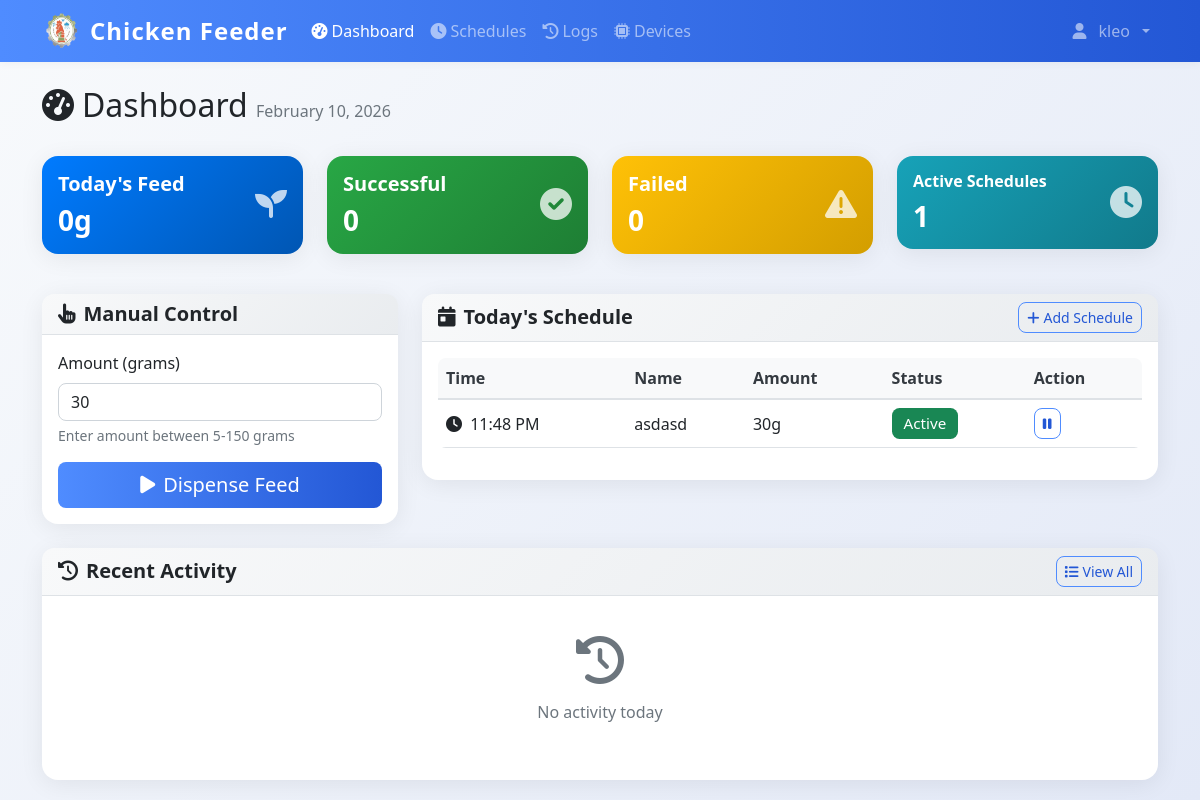
/dashboard (signed in), run on an earlier commit of the app's database.
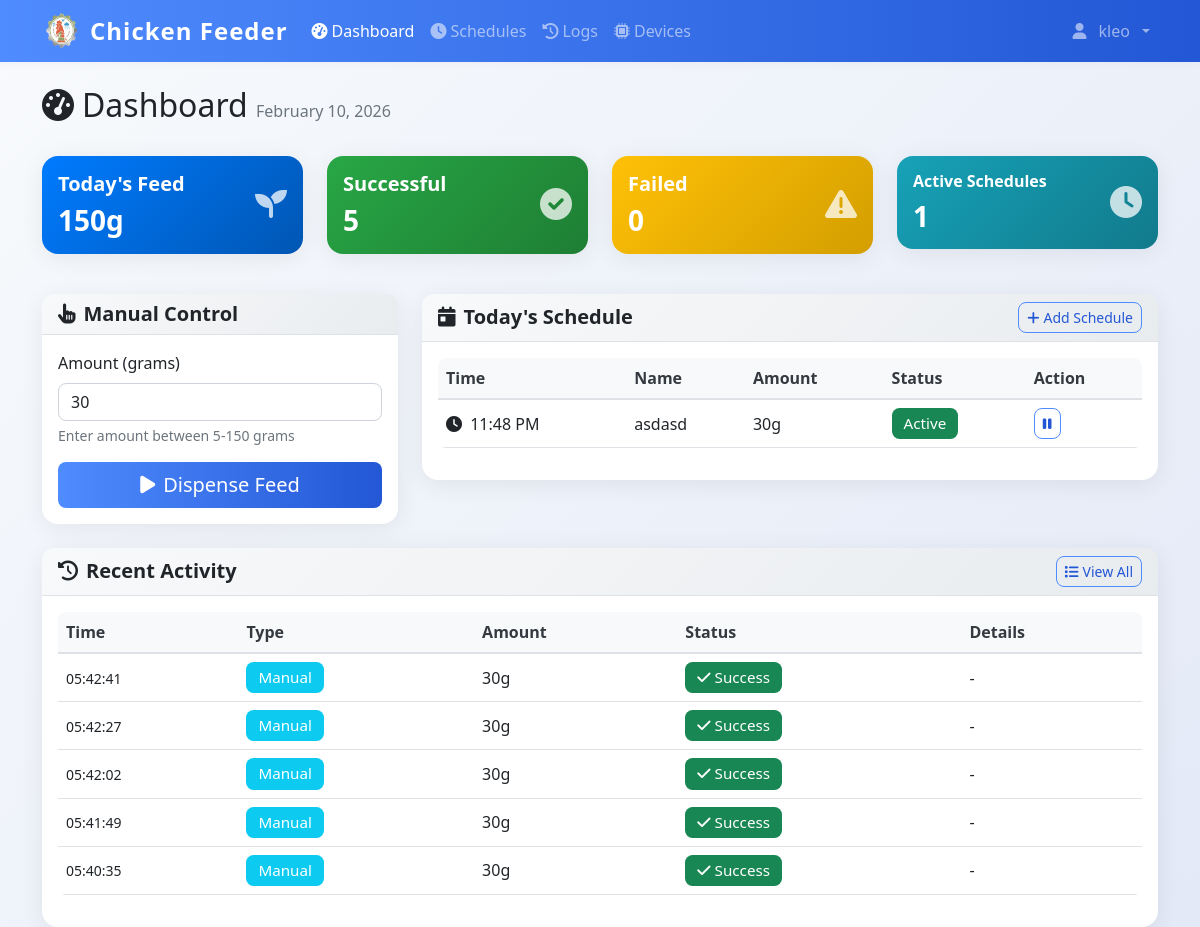
And on a later commit of the database.
### models.py (models this page shows)
class User(UserMixin, db.Model):
    id = db.Column(db.Integer, primary_key=True)
    username = db.Column(db.String(80), unique=True, nullable=False)
    email = db.Column(db.String(120), unique=True, nullable=False)
    password_hash = db.Column(db.String(120), nullable=False)
    iot_device_url = db.Column(db.String(255), nullable=True)  # e.g., 'http://192.168.1.100:5000' or 'pi_klei'
    is_admin = db.Column(db.Boolean, default=True)
    created_at = db.Column(db.DateTime, default=datetime.utcnow)

class FeedSchedule(db.Model):
    id = db.Column(db.Integer, primary_key=True)
    name = db.Column(db.String(100), nullable=False)
    feed_time = db.Column(db.Time, nullable=False)
    amount_grams = db.Column(db.Integer, nullable=False)
    is_active = db.Column(db.Boolean, default=True)
    created_by = db.Column(db.Integer, db.ForeignKey('user.id'), nullable=False)
    created_at = db.Column(db.DateTime, default=datetime.utcnow)
    user = db.relationship('User', backref=db.backref('schedules', lazy=True))

class DispenseLog(db.Model):
    id = db.Column(db.Integer, primary_key=True)
    timestamp = db.Column(db.DateTime, default=datetime.utcnow, nullable=False)
    amount_grams = db.Column(db.Integer, nullable=False)
    trigger_type = db.Column(db.String(20), nullable=False)
    schedule_id = db.Column(db.Integer, db.ForeignKey('feed_schedule.id'), nullable=True)
    status = db.Column(db.String(20), default='success')
    error_message = db.Column(db.Text, nullable=True)
    image_path = db.Column(db.String(255), nullable=True)  # Path to captured feed image
    pellet_count = db.Column(db.Integer, nullable=True)  # Number of pellets detected in image
    grams_detected = db.Column(db.Float, nullable=True)  # Estimated grams of pellets in feeder
    grams_dispensed = db.Column(db.Integer, nullable=True)  # Actual amount dispensed by servo
    triggered_by = db.Column(db.Integer, db.ForeignKey('user.id'), nullable=True)
    schedule = db.relationship('FeedSchedule', backref=db.backref('dispense_logs', lazy=True))
    user = db.relationship('User', backref=db.backref('dispense_logs', lazy=True))

### app.py (the view)
@app.route('/dashboard', methods=['GET', 'POST'])
@login_required
def dashboard():
    today_schedules = FeedSchedule.query.filter_by(created_by=current_user.id, is_active=True).order_by(FeedSchedule.feed_time).all()
    today_start = datetime.now().replace(hour=0, minute=0, second=0, microsecond=0)
    today_logs = DispenseLog.query.filter(
        DispenseLog.timestamp >= today_start,
        DispenseLog.triggered_by == current_user.id
    ).order_by(DispenseLog.timestamp.desc()).all()
    total_today = sum(log.amount_grams for log in today_logs if log.status == 'success')
    return render_template('dashboard.html',
                         schedules=today_schedules,
                         logs=today_logs,
                         total_today=total_today)

### templates/dashboard.html (shortened to what this page needs)
{% extends "base.html" %}
{% block content %}
<div class="container mt-4">
    <div class="row mb-4">
    <div class="col">
        <h1 class="h2">
            <i class="fas fa-tachometer-alt me-2"></i>Dashboard
            <span class="text-muted fs-6">{{ datetime.now().strftime('%B %d, %Y') }}</span>
        </h1>
    </div>
</div>
<div class="row mb-4">
    <div class="col-md-3 mb-3">
        <div class="card bg-primary text-white">
            <div class="card-body">
                <div class="d-flex justify-content-between">
                    <div>
                        <h5 class="card-title">Today's Feed</h5>
                        <h3 class="mb-0" id="total-today">{{ total_today }}g</h3>
                    </div>
                    <div class="align-self-center">
                        <i class="fas fa-seedling fa-2x opacity-75"></i>
                    </div>
                </div>
            </div>
        </div>
    </div>
    <div class="col-md-3 mb-3">
        <div class="card bg-success text-white">
            <div class="card-body">
                <div class="d-flex justify-content-between">
                    <div>
                        <h5 class="card-title">Successful</h5>
                        <h3 class="mb-0" id="successful-today">{{ logs|selectattr('status', 'equalto', 'success')|list|length }}</h3>
                    </div>
                    <div class="align-self-center">
                        <i class="fas fa-check-circle fa-2x opacity-75"></i>
                    </div>
                </div>
            </div>
        </div>
    </div>
    <div class="col-md-3 mb-3">
        <div class="card bg-warning text-white">
            <div class="card-body">
                <div class="d-flex justify-content-between">
                    <div>
                        <h5 class="card-title">Failed</h5>
                        <h3 class="mb-0" id="failed-today">{{ logs|selectattr('status', 'equalto', 'failure')|list|length }}</h3>
                    </div>
                    <div class="align-self-center">
                        <i class="fas fa-exclamation-triangle fa-2x opacity-75"></i>
                    </div>
                </div>
            </div>
        </div>
    </div>
    <div class="col-md-3 mb-3">
        <div class="card bg-info text-white">
            <div class="card-body">
                <div class="d-flex justify-content-between">
                    <div>
                        <h5 class="card-title fs-6">Active Schedules</h5>
                        <h3 class="mb-0">{{ schedules|selectattr('is_active')|list|length }}</h3>
                    </div>
                    <div class="align-self-center">
                        <i class="fas fa-clock fa-2x opacity-75"></i>
                    </div>
                </div>
            </div>
        </div>
    </div>
</div>
<div class="row">
    <div class="col-lg-4 mb-4">
        <div class="card">
            <div class="card-header">
                <h5 class="card-title mb-0">
                    <i class="fas fa-hand-pointer me-2"></i>Manual Control
                </h5>
            </div>
            <div class="card-body">
                <form id="manual-dispense-form">
                    <div class="mb-3">
                        <label for="amount" class="form-label">Amount (grams)</label>
                        <input type="number" class="form-control" id="amount" min="5" max="150" value="30" required>
                        <div class="form-text">Enter amount between 5-150 grams</div>
                    </div>
                    <div class="d-grid">
                        <button type="submit" class="btn btn-primary btn-lg" id="dispense-btn">
                            <i class="fas fa-play me-2"></i>Dispense Feed
                        </button>
                    </div>
                </form>
            </div>
        </div>
    </div>
    <div class="col-lg-8 mb-4">
        <div class="card">
            <div class="card-header d-flex justify-content-between align-items-center">
                <h5 class="card-title mb-0">
                    <i class="fas fa-calendar-day me-2"></i>Today's Schedule
                </h5>
                <a href="{{ url_for('schedules') }}" class="btn btn-outline-primary btn-sm">
                    <i class="fas fa-plus me-1"></i>Add Schedule
                </a>
            </div>
            <div class="card-body">
                {% if schedules %}
                <div class="table-responsive">
                    <table class="table table-hover">
                        <thead>
                            <tr>
                                <th>Time</th>
                                <th>Name</th>
                                <th>Amount</th>
                                <th>Status</th>
                                <th>Action</th>
                            </tr>
                        </thead>
                        <tbody>
                            {% for schedule in schedules %}
                            <tr>
                                <td>
                                    <i class="fas fa-clock me-1"></i>
                                    {{ schedule.feed_time.strftime('%I:%M %p') }}
                                </td>
                                <td>{{ schedule.name }}</td>
                                <td>{{ schedule.amount_grams }}g</td>
                                <td>
                                    {% if schedule.is_active %}
                                        <span class="badge bg-success">Active</span>
                                    {% else %}
                                        <span class="badge bg-secondary">Inactive</span>
                                    {% endif %}
                                </td>
                                <td>
                                    <button class="btn btn-sm btn-outline-primary"
                                            onclick="toggleSchedule({{ schedule.id }})">
                                        {% if schedule.is_active %}
                                            <i class="fas fa-pause"></i>
                                        {% else %}
                                            <i class="fas fa-play"></i>
                                        {% endif %}
                                    </button>
                                </td>
                            </tr>
                            {% endfor %}
                        </tbody>
                    </table>
                </div>
                {% endif %}
            </div>
        </div>
    </div>
</div>
<div class="row">
    <div class="col-12">
        <div class="card">
            <div class="card-header d-flex justify-content-between align-items-center">
                <h5 class="card-title mb-0">
                    <i class="fas fa-history me-2"></i>Recent Activity
                </h5>
                <a href="{{ url_for('logs') }}" class="btn btn-outline-primary btn-sm">
                    <i class="fas fa-list me-1"></i>View All
                </a>
            </div>
            <div class="card-body">
                {% if logs %}
                <div class="table-responsive">
                    <table class="table table-hover">
                        <thead>
                            <tr>
                                <th>Time</th>
                                <th>Type</th>
                                <th>Amount</th>
                                <th>Status</th>
                                <th>Details</th>
                            </tr>
                        </thead>
                        <tbody>
                            {% for log in logs[:10] %}
                            <tr>
                                <td>
                                    <small>{{ log.timestamp.strftime('%H:%M:%S') }}</small>
                                </td>
                                <td>
                                    {% if log.trigger_type == 'manual' %}
                                        <span class="badge bg-info">Manual</span>
                                    {% else %}
                                        <span class="badge bg-primary">Scheduled</span>
                                    {% endif %}
                                </td>
                                <td>{{ log.amount_grams }}g</td>
                                <td>
                                    {% if log.status == 'success' %}
                                        <span class="badge bg-success">
                                            <i class="fas fa-check me-1"></i>Success
                                        </span>
                                    {% else %}
                                        <span class="badge bg-danger">
                                            <i class="fas fa-times me-1"></i>Failed
                                        </span>
                                    {% endif %}
                                </td>
                                <td style="max-width: 300px;">
                                    {% if log.schedule %}
                                        {{ log.schedule.name }}
                                    {% elif log.error_message %}
                                        <small class="text-danger" title="{{ log.error_message }}" style="cursor: help;">
                                            {{ log.error_message[:100] }}{% if log.error_message|length > 100 %}...{% endif %}
                                        </small>
                                    {% else %}
                                        -
                                    {% endif %}
                                </td>
                            </tr>
                            {% endfor %}
                        </tbody>
                    </table>
                </div>
                {% else %}
                <div class="text-center text-muted py-4">
                    <i class="fas fa-history fa-3x mb-3"></i>
                    <p>No activity today</p>
                </div>
                {% endif %}
            </div>
        </div>
    </div>
</div>
</div>
{% endblock %}

### templates/base.html (shortened to what this page needs)
<!DOCTYPE html>
<html lang="en">
<head>
    <link href="https://cdn.jsdelivr.net/npm/bootstrap@5.1.3/dist/css/bootstrap.min.css" rel="stylesheet">
    <link href="https://cdnjs.cloudflare.com/ajax/libs/font-awesome/6.0.0/css/all.min.css" rel="stylesheet">
    <link href="{{ url_for('static', filename='css/style.css') }}" rel="stylesheet">
</head>
<body>
    {% if current_user.is_authenticated %}
    <nav class="navbar navbar-expand-lg navbar-dark bg-primary">
        <div class="container">
            <div class="d-flex align-items-center gap-2">
                <img src="{{ url_for('static', filename='img/chicken-logo.png') }}" alt="Logo" style="width:40px;height:40px;" >
                <a class="navbar-brand" href="{{ url_for('dashboard') }}">
                   Chicken Feeder
                </a>
            </div>
            <div class="collapse navbar-collapse" id="navbarNav">
                <ul class="navbar-nav me-auto">
                    <li class="nav-item">
                        <a class="nav-link {% if request.endpoint == 'dashboard' %}active{% endif %}"
                           href="{{ url_for('dashboard') }}">
                            <i class="fas fa-tachometer-alt me-1"></i>Dashboard
                        </a>
                    </li>
                    <li class="nav-item">
                        <a class="nav-link {% if request.endpoint in ['schedules', 'add_schedule'] %}active{% endif %}"
                           href="{{ url_for('schedules') }}">
                            <i class="fas fa-clock me-1"></i>Schedules
                        </a>
                    </li>
                    <li class="nav-item">
                        <a class="nav-link {% if request.endpoint == 'logs' %}active{% endif %}"
                           href="{{ url_for('logs') }}">
                            <i class="fas fa-history me-1"></i>Logs
                        </a>
                    </li>
                    <li class="nav-item">
                        <a class="nav-link {% if request.endpoint in ['devices', 'add_device'] %}active{% endif %}"
                           href="{{ url_for('devices') }}">
                            <i class="fas fa-microchip me-1"></i>Devices
                        </a>
                    </li>
                </ul>
                <ul class="navbar-nav">
                    <li class="nav-item dropdown">
                        <a class="nav-link dropdown-toggle d-flex align-items-center gap-2" href="#" id="navbarDropdown" role="button"
                           data-bs-toggle="dropdown" aria-expanded="false">
                            <i class="fas fa-user me-1 "></i>{{ current_user.username }}
                        </a>
                    </li>
                </ul>
            </div>
        </div>
    </nav>
    {% endif %}
    <main class="container-fluid align-items-center">
        {% block content %}{% endblock %}
    </main>
</body>
</html>

What changed in the data, as far as the page shows it:
added DispenseLog: timestamp "05:42:41", trigger_type "Manual", amount_grams "30", status "success" (drawn)
added DispenseLog: timestamp "05:42:27", trigger_type "Manual", amount_grams "30", status "success" (drawn)
added DispenseLog: timestamp "05:42:02", trigger_type "Manual", amount_grams "30", status "success" (drawn)
added DispenseLog: timestamp "05:41:49", trigger_type "Manual", amount_grams "30", status "success" (drawn)
added DispenseLog: timestamp "05:40:35", trigger_type "Manual", amount_grams "30", status "success" (drawn)
Also different on the page:
{{ total_today }}: "0" → "150"
{{ logs|selectattr('status', 'equalto', 'success')|list|length }}: "0" → "5"
text no longer shown: "No activity today"
text now shown: "Time Type Amount Status Details"
